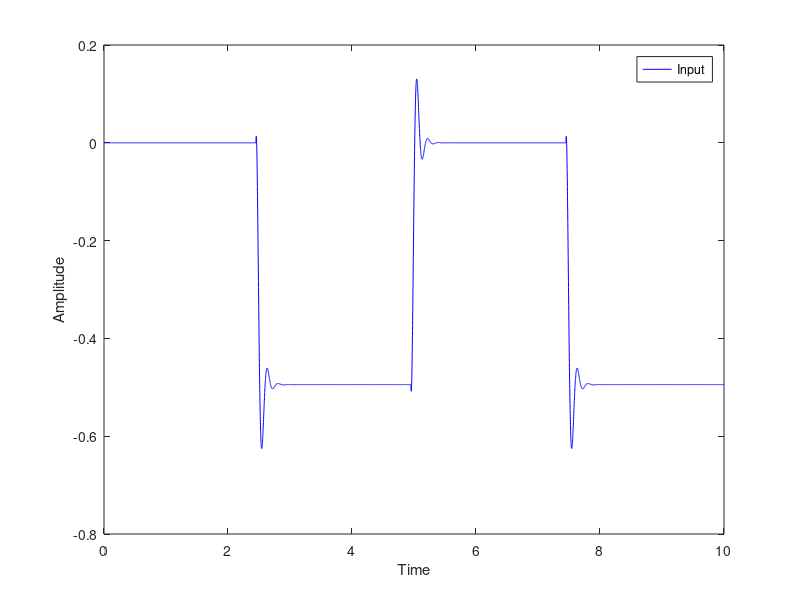
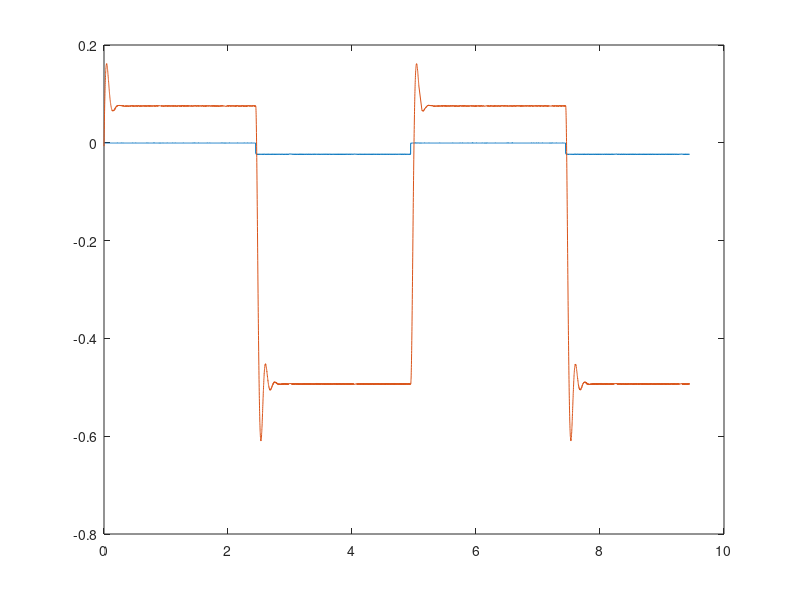
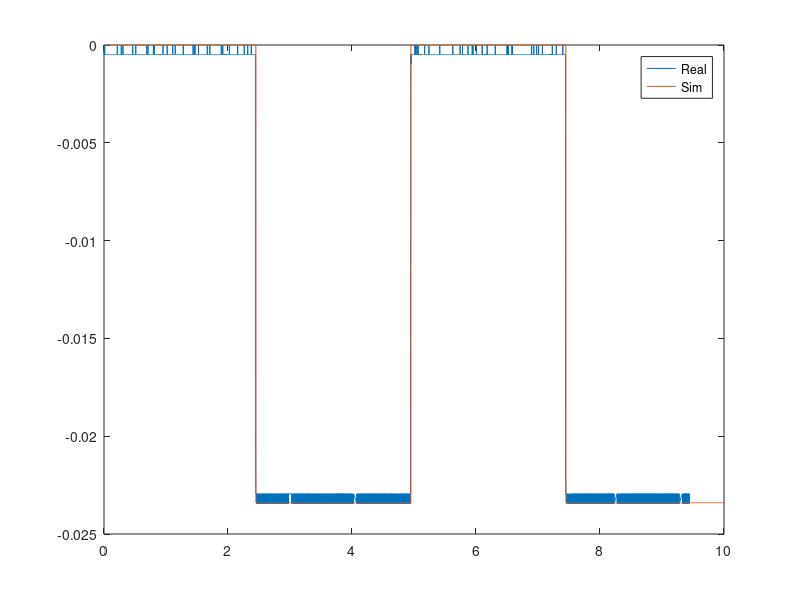
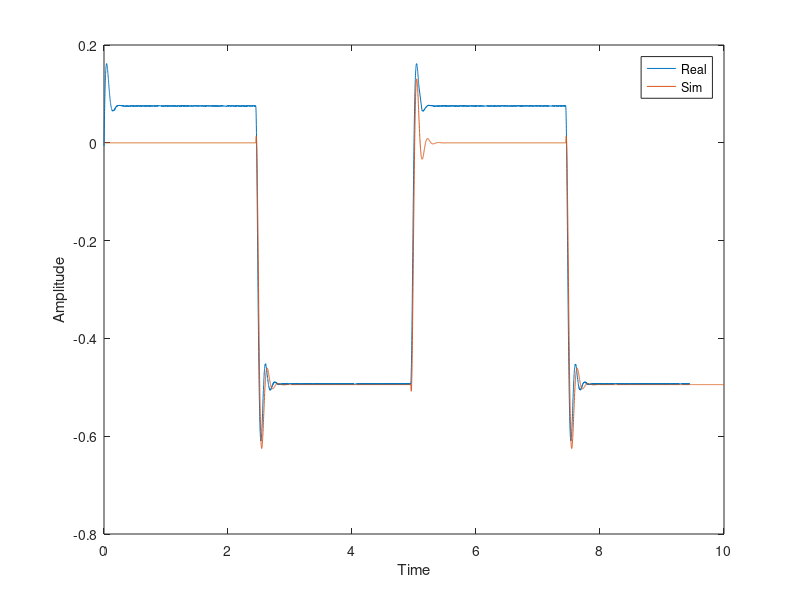

The MATLAB source for these figures, in order:
clear; clc;
% Define the discrete transfer function in the z-domain
numz = 0.935*[0 -0.2008 0.2347];
denz = [1 -1.968 0.9695];


Ts = 0.001;
sysz = tf(numz, denz, Ts, 'Variable', 'z^-1');

% Convert to the s-domain (continuous time)
sysc = d2c(sysz);


% Time vector
t = 0:0.001:10;

% Step input parameters
A1 = 0;         
A2 = -0.0234;  
T = 2.5; 
total_duration = 10.0; 

% Time vector


% Input signal vector
u(t >= 0 & t < 2.45) = 0; %-0.000488281;
u(t >= 2.45 & t < 5) = -0.0234;
u(t >= 4.95 & t < 7.45) = 0;
u(t >= 7.45 & t <= 10) = -0.0234;
y = lsim(sysz, u, t);
figure(1)
plot(t, y, 'b-');
xlabel('Time');
ylabel('Amplitude');
legend('Input', 'Output');


data = load("exp1_032.mat");
time_1 = data.exp1_032.X.Data;
time = time_1(1125:10125)-1.1728;
inp_lvdt = data.exp1_032.Y(1).Data; % Amplifier out
inp_lvdt = inp_lvdt(1125:10125);
out_lvdt = data.exp1_032.Y(2).Data; % LVDT Out
out_lvdt = out_lvdt(1125:10125);
figure(2)
plot(time,inp_lvdt, time, out_lvdt)

figure(3)
plot(time,inp_lvdt, t, u)
legend('Real', 'Sim');
figure(4)
plot(time,out_lvdt, t, y)
legend('Real', 'Sim');
xlabel('Time');
ylabel('Amplitude');
% legend('Real', 'Sim');
% title('Output Compare');
% figure(5)
% step(sysz)
% hold on
% plot(time,out_lvdt,'r-')
% hold off
% 
% figure(6)
% plot(time,out_lvdt,'r-')